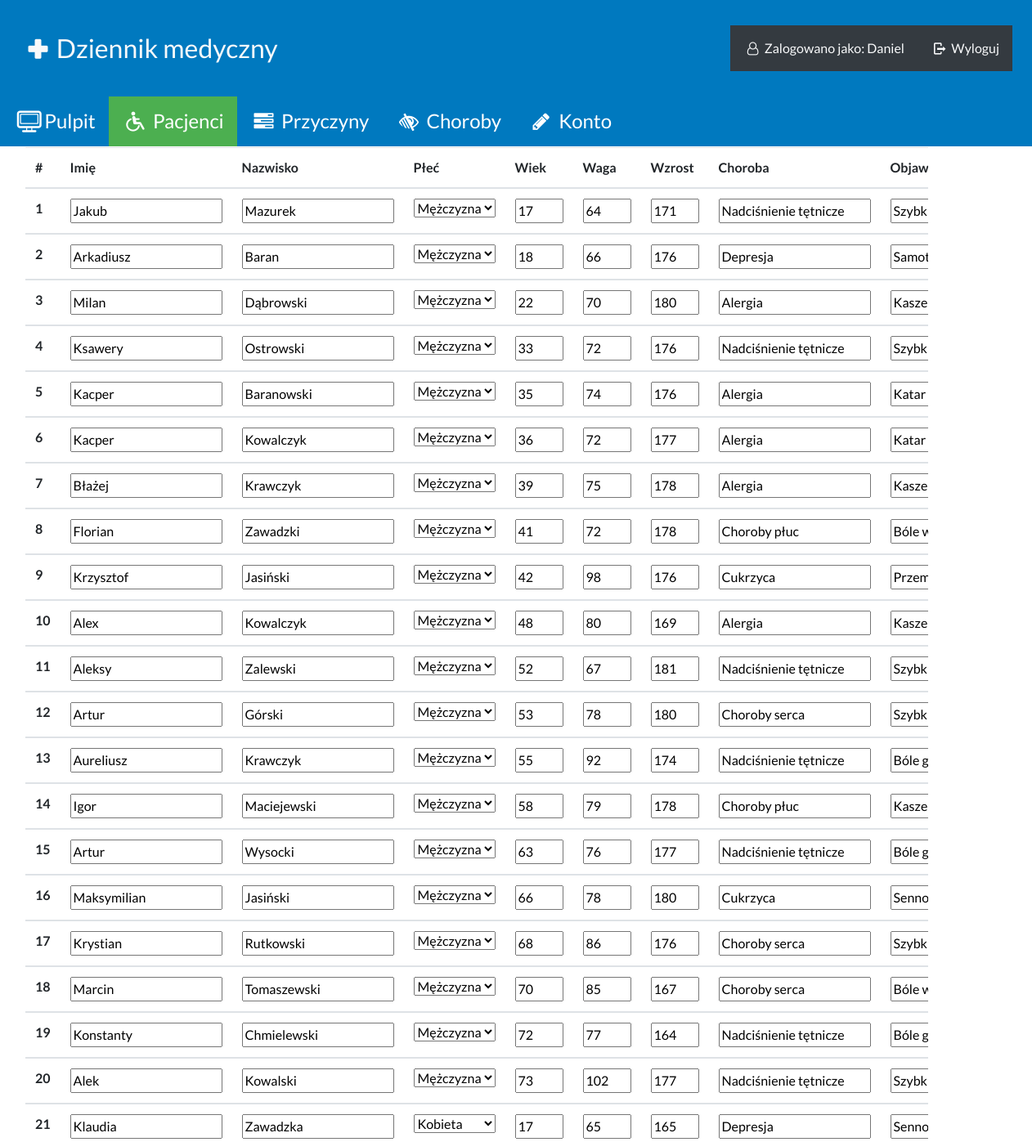
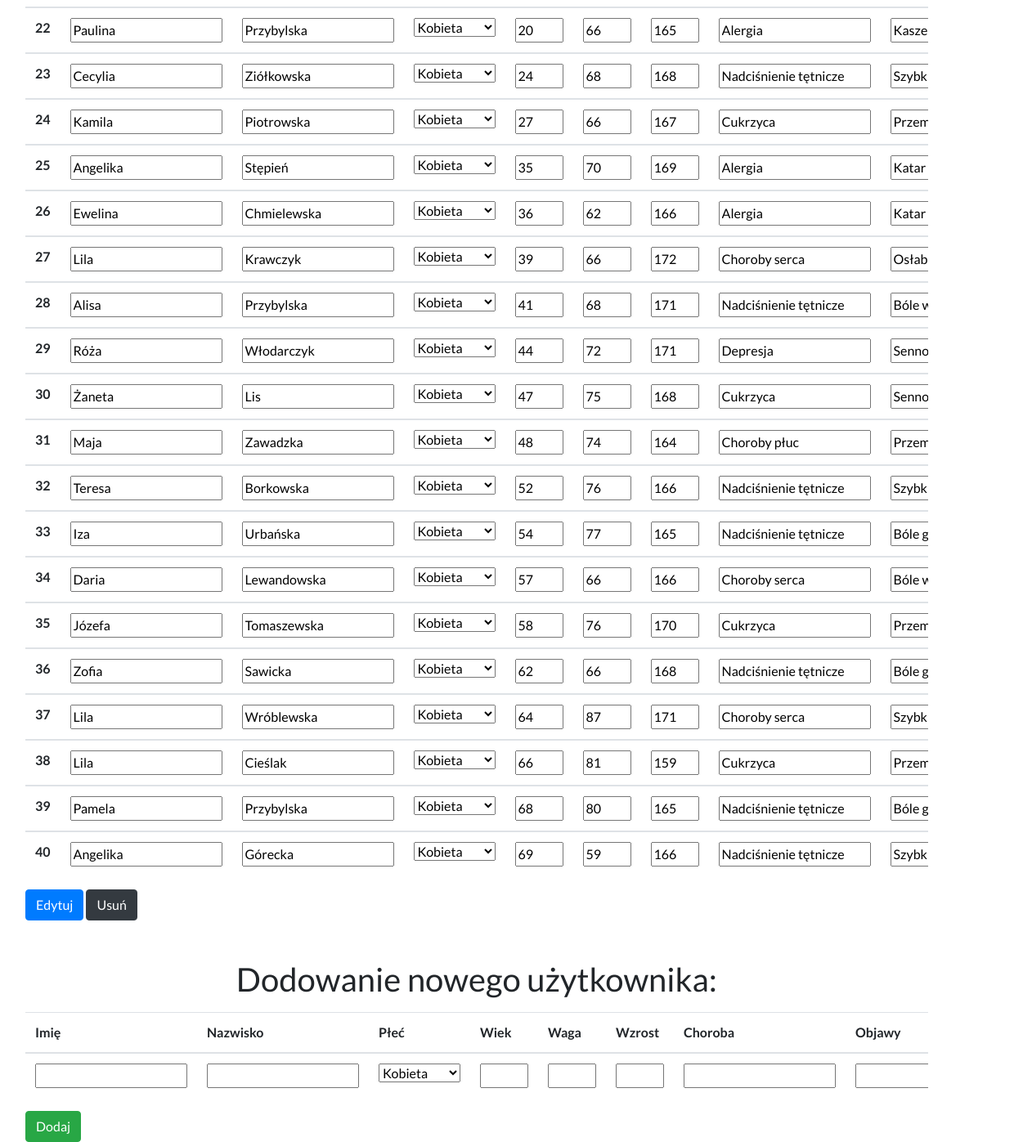
Page /subpages/patients.php (signed in) on the committed database (2 pictures, top to bottom).
### tables this page shows
CREATE TABLE `da_pacjenci` (
  `id` int(11) NOT NULL,
  `imie` text NOT NULL,
  `nazwisko` text NOT NULL,
  `sex` text NOT NULL,
  `wiek` int(11) NOT NULL,
  `waga` int(11) NOT NULL,
  `wzrost` int(11) NOT NULL,
  `choroba` text NOT NULL,
  `objawy` text NOT NULL,
  `przyczyny` text NOT NULL,
  `ID_User` int(11) NOT NULL
);

### subpages/Data.php (the view, shortened to what this page needs)
<!DOCTYPE html>
<html lang="pl">
<head>
    <link rel="stylesheet" href="../css/patients.css">
    <link rel="stylesheet" href="../css/bootstrap.min.css">
</head>
<body>
<?php
class Data
{
    public function showPatients()
    {
        $number = 1;
        include("config.php");
        $nickUser = $_SESSION['nick'];
        $resultID = $conn->query("SELECT id FROM da_users WHERE login ='$nickUser' ");
        while($row = $resultID->fetch_assoc())
            {
                $ID = $row["id"];
            }
        $result = $conn->query("SELECT * FROM da_pacjenci WHERE ID_User = '$ID'");
        print"<form method='POST' action='patients.php'>";
        print
        "
        <table class='table table-responsive'>
        <thead>
          <tr>
            <th scope='col'>#</th>
            <th scope='col'>Imię</th>
            <th scope='col'>Nazwisko</th>
            <th scope='col'>Płeć</th>
            <th scope='col'>Wiek</th>
            <th scope='col'>Waga</th>
            <th scope='col'>Wzrost</th>
            <th scope='col'>Choroba</th>
            <th scope='col'>Objawy</th>
            <th scope='col'>Przyczyny</th>
            <th scope='col'>Usunąć?</th>
          </tr>
        </thead>
        ";
        while($row = $result->fetch_assoc())
                {
                    $id = $row["id"];
                    $imie = $row["imie"];
                    $nazwisko = $row["nazwisko"];
                    $sex = $row["sex"];
                    $wiek = $row["wiek"];
                    $waga = $row["waga"];
                    $wzrost = $row["wzrost"];
                    $choroba = $row["choroba"];
                    $objawy = $row["objawy"];
                    $przyczyny = $row["przyczyny"];
                    print
                    "<tbody>
                    <tr>
                    <th scope='row'>" . $number++ . "</th>
                    <td>
                    <input type='text' value='$imie' name='imie[$id]' >
                    </td>
                    <td>
                    <input type='text'  value='$nazwisko' name='nazwisko[$id]'>
                    </td>
                    ";
                    if($sex == "M")
                    {
                        print
                        "
                        <td>
                        <select name='sex[$id]'>
                                <option value='M' selected>Mężczyzna</option>
                                <option value='K' >Kobieta</option>
                        </select>
                        </td>
                        ";
                    }
                    else
                    {
                        print
                        "
                        <td>
                        <select name='sex[$id]'>
                                <option value='M'>Mężczyzna</option>
                                <option value='K' selected>Kobieta</option>
                        </select>
                        </td>
                        ";
                    }
                    print
                    "
                    <td>
                    <input type='number' name='wiek[$id]' value='$wiek' min='0' max='150'>
                    </td>
                    <td>
                    <input type='number' value='$waga' name='waga[$id]' min='0' max='150'>
                    </td>
                    <td>
                    <input type='number' value='$wzrost' name='wzrost[$id]' min='0' max='230'>
                    </td>
                    <td>
                    <input type='text' value='$choroba' name='choroba[$id]'>
                    </td>
                    <td>
                    <input type='text' name='objawy[$id]' value='$objawy'>
                    </td>
                    <td>
                    <input type='text' value='$przyczyny' name='przyczyny[$id]'>
                    </td>
                    <td>&nbsp;&nbsp;&nbsp;&nbsp;
                    <input name='id[$id]' type='checkbox'>
                    </td>
                    </tr>
                    </tbody>
                    ";
                }
                print "</table>";
                print"
                <input class='btn btn-primary' type='submit' value='Edytuj' name='btn'>
                <input class='btn btn-dark' type='submit' value='Usuń' name='btnDelete'>
                ";
                print "</form>";
                print "<h1 class='mt-5 mb-3' style='text-align: center'>Dodowanie nowego użytkownika: </h1>";
                print "<form method='POST' onsubmit='return myFunction()'>";
                print
                "
                <table class='table table-responsive'>
                <thead>
                <tr>
                <th scope='col'>Imię</th>
                <th scope='col'>Nazwisko</th>
                <th scope='col'>Płeć</th>
                <th scope='col'>Wiek</th>
                <th scope='col'>Waga</th>
                <th scope='col'>Wzrost</th>
                <th scope='col'>Choroba</th>
                <th scope='col'>Objawy</th>
                <th scope='col'>Przyczyny</th>
                </tr>
                </thead>
                <tbody>
                <tr>
                <td>
                <input type='text' name='UserImie'>
                </td>
                <td>
                <input type='text'  name='UserNazwisko'>
                </td>
                <td>
                <select name='DA_usersex'>
                                <option value='M'>Mężczyzna</option>
                                <option value='K' selected>Kobieta</option>
                </select>
                </td>
                <td>
                <input type='number' name='UserWiek' min='0' max='150'>
                </td>
                <td>
                <input type='number'  name='UserWaga' min='0' max='150'>
                </td>
                <td>
                <input type='number' name='UserWzrost' min='0' max='230'>
                </td>
                <td>
                <input type='text'  name='UserChoroba'>
                </td>
                <td>
                <input type='text' name='UserObjawy'>
                </td>
                <td>
                <input type='text' name='UserPrzyczyny'>
                </td>
                </tr>
                </tbody>
                </table>
                <input class='btn btn-success' type='submit' value='Dodaj' name='addUser' id='addNewUser'>
                ";
                print "</form>";
    }
}
?>
</body>
</html>

### subpages/patients.php (shortened to what this page needs)
<?php
    include("Data.php");
?>
<!DOCTYPE html>
<html lang="pl">
<head>
	<link rel="stylesheet" href="../css/bootstrap.min.css">
	<link rel="stylesheet" href="../css/patients.css">
	<link rel="stylesheet" href="../css/fontello.css">
</head>
<body>
	<div class="container-fluid">
		<header>
			<nav class="navbar navbar-dark fixed-top navbar-expand-md p-4" style="background-color: #0079bf;">
				<a class="navbar-brand text-light py-3" href="panel.php"><span class="h2"><i
							class="demo-icon icon-hospital"></i>Dziennik medyczny</span></a>
				<div class="collapse navbar-collapse" id="mainmenu">
					<ul class="navbar-nav ml-auto">
						<li class="nav-item bg-dark p-2">
							<span class="nav-link text-light"><i class="demo-icon icon-user-o"></i>&nbsp;Zalogowano
								jako:
								<?php
								print$_SESSION["imie"];
								?>
								</span>
						</li>
						<li class="nav-item bg-dark p-2">
							<a class="nav-link text-light" href="logout.php"><i
									class="demo-icon icon-logout"></i>&nbsp;Wyloguj</a>
						</li>
					</ul>
				</div>
			</nav>
		</header>
		<div class="sidebar">
			<a href="panel.php"><span class="h4"><i class="demo-icon icon-desktop"></i>&nbsp;Pulpit</span></a>
			<a class="active" href="patients.php"><span class="h4"><i
						class="demo-icon icon-accessibility"></i>&nbsp;Pacjenci</span></a>
			<a href="przyczyny.php"><span class="h4"><i class="demo-icon icon-tasks"></i>&nbsp;Przyczyny</span></a>
			<a href="choroby.php"><span class="h4"><i class="demo-icon icon-low-vision"></i>&nbsp;Choroby</span></a>
			<a href="konto.php"><span class="h4"><i class="demo-icon icon-pencil"></i>&nbsp;Konto</span></a>
		</div>
	<div class="content">
	<?php
   $ShowPatients = new Data();
   $ShowPatients->showPatients();
?>
	</div>
	</div>
</body>
</html>

### css/patients.css (style rules this page uses)
* { font-family: 'Lato', sans-serif; }
body { margin: 0; overflow-x: hidden; }
.sidebar { margin-top: 118px; margin-left: -15px; padding: 0; width: 200px; background-color: #0079bf; position: fixed; height: 100%; overflow: auto; }
.sidebar a { display: block; color: #fff; padding: 16px; text-decoration: none; }
.sidebar a.active { background-color: #4CAF50; color: white; }
div.content { position: relative; top: 115px; left: 230px; width: 90vw; padding: 1px 16px; height: 1000px; }
@media screen and (max-width: 1855px) { div.content { left: 170px; } }
@media screen and (max-width: 1785px) { .sidebar { width: 107%; height: auto; position: relative; } }
@media screen and (max-width: 1785px) { .sidebar a { float: left; } }
@media screen and (max-width: 1785px) { div.content { top: 0px; left: 0px; } }

### rows in the picture
da_pacjenci: imie "Jakub", nazwisko "Mazurek", id "Mężczyzna", wiek "17", waga "64", wzrost "171", choroba "Nadciśnienie tętnicze", objawy "Szybkie zmęczenie"
da_pacjenci: imie "Arkadiusz", nazwisko "Baran", id "Mężczyzna", wiek "18", waga "66", wzrost "176", choroba "Depresja", objawy "Samotność"
da_pacjenci: imie "Milan", nazwisko "Dąbrowski", id "Mężczyzna", wiek "22", waga "70", wzrost "180", choroba "Alergia", objawy "Kaszel"
da_pacjenci: imie "Ksawery", nazwisko "Ostrowski", id "Mężczyzna", wiek "33", waga "72", wzrost "176", choroba "Nadciśnienie tętnicze", objawy "Szybkie zmęczenie"
da_pacjenci: imie "Kacper", nazwisko "Baranowski", id "Mężczyzna", wiek "35", waga "74", wzrost "176", choroba "Alergia", objawy "Katar"
da_pacjenci: imie "Kacper", nazwisko "Kowalczyk", id "Mężczyzna", wiek "36", waga "72", wzrost "177", choroba "Alergia", objawy "Katar"
da_pacjenci: imie "Błażej", nazwisko "Krawczyk", id "Mężczyzna", wiek "39", waga "75", wzrost "178", choroba "Alergia", objawy "Kaszel"
da_pacjenci: imie "Florian", nazwisko "Zawadzki", id "Mężczyzna", wiek "41", waga "72", wzrost "178", choroba "Choroby płuc", objawy "Bóle w klatce piersiowej"
da_pacjenci: imie "Krzysztof", nazwisko "Jasiński", id "Mężczyzna", wiek "42", waga "98", wzrost "176", choroba "Cukrzyca", objawy "Przemęczenie"
da_pacjenci: imie "Alex", nazwisko "Kowalczyk", id "Mężczyzna", wiek "48", waga "80", wzrost "169", choroba "Alergia", objawy "Kaszel"
da_pacjenci: imie "Aleksy", nazwisko "Zalewski", id "Mężczyzna", wiek "52", waga "67", wzrost "181", choroba "Nadciśnienie tętnicze", objawy "Szybkie zmęczenie"
da_pacjenci: imie "Artur", nazwisko "Górski", id "Mężczyzna", wiek "53", waga "78", wzrost "180", choroba "Choroby serca", objawy "Szybkie zmęczenie"
da_pacjenci: imie "Aureliusz", nazwisko "Krawczyk", id "Mężczyzna", wiek "55", waga "92", wzrost "174", choroba "Nadciśnienie tętnicze", objawy "Bóle głowy"
da_pacjenci: imie "Igor", nazwisko "Maciejewski", id "Mężczyzna", wiek "58", waga "79", wzrost "178", choroba "Choroby płuc", objawy "Kaszel"
da_pacjenci: imie "Artur", nazwisko "Wysocki", id "Mężczyzna", wiek "63", waga "76", wzrost "177", choroba "Nadciśnienie tętnicze", objawy "Bóle głowy"
da_pacjenci: imie "Maksymilian", nazwisko "Jasiński", id "Mężczyzna", wiek "66", waga "78", wzrost "180", choroba "Cukrzyca", objawy "Senność"
da_pacjenci: imie "Krystian", nazwisko "Rutkowski", id "Mężczyzna", wiek "68", waga "86", wzrost "176", choroba "Choroby serca", objawy "Szybkie zmęczenie"
da_pacjenci: imie "Marcin", nazwisko "Tomaszewski", id "Mężczyzna", wiek "70", waga "85", wzrost "167", choroba "Choroby serca", objawy "Bóle w klatce piersiowej"
da_pacjenci: imie "Konstanty", nazwisko "Chmielewski", id "Mężczyzna", wiek "72", waga "77", wzrost "164", choroba "Nadciśnienie tętnicze", objawy "Bóle głowy"
da_pacjenci: imie "Alek", nazwisko "Kowalski", id "Mężczyzna", wiek "73", waga "102", wzrost "177", choroba "Nadciśnienie tętnicze", objawy "Szybkie zmęczenie"
da_pacjenci: imie "Klaudia", nazwisko "Zawadzka", id "Kobieta", wiek "17", waga "65", wzrost "165", choroba "Depresja", objawy "Senność"
da_pacjenci: imie "Paulina", nazwisko "Przybylska", id "Kobieta", wiek "20", waga "66", wzrost "165", choroba "Alergia", objawy "Kaszel"
da_pacjenci: imie "Cecylia", nazwisko "Ziółkowska", id "Kobieta", wiek "24", waga "68", wzrost "168", choroba "Nadciśnienie tętnicze", objawy "Szybkie zmęczenie"
da_pacjenci: imie "Kamila", nazwisko "Piotrowska", id "Kobieta", wiek "27", waga "66", wzrost "167", choroba "Cukrzyca", objawy "Przemęczenie"
da_pacjenci: imie "Angelika", nazwisko "Stępień", id "Kobieta", wiek "35", waga "70", wzrost "169", choroba "Alergia", objawy "Katar"
da_pacjenci: imie "Ewelina", nazwisko "Chmielewska", id "Kobieta", wiek "36", waga "62", wzrost "166", choroba "Alergia", objawy "Katar"
da_pacjenci: imie "Lila", nazwisko "Krawczyk", id "Kobieta", wiek "39", waga "66", wzrost "172", choroba "Choroby serca", objawy "Osłabienie"
da_pacjenci: imie "Alisa", nazwisko "Przybylska", id "Kobieta", wiek "41", waga "68", wzrost "171", choroba "Nadciśnienie tętnicze", objawy "Bóle w klatce piersiowej"
da_pacjenci: imie "Róża", nazwisko "Włodarczyk", id "Kobieta", wiek "44", waga "72", wzrost "171", choroba "Depresja", objawy "Senność"
da_pacjenci: imie "Żaneta", nazwisko "Lis", id "Kobieta", wiek "47", waga "75", wzrost "168", choroba "Cukrzyca", objawy "Senność"
da_pacjenci: imie "Maja", nazwisko "Zawadzka", id "Kobieta", wiek "48", waga "74", wzrost "164", choroba "Choroby płuc", objawy "Przemęczenie"
da_pacjenci: imie "Teresa", nazwisko "Borkowska", id "Kobieta", wiek "52", waga "76", wzrost "166", choroba "Nadciśnienie tętnicze", objawy "Szybkie zmęczenie"
da_pacjenci: imie "Iza", nazwisko "Urbańska", id "Kobieta", wiek "54", waga "77", wzrost "165", choroba "Nadciśnienie tętnicze", objawy "Bóle głowy"
da_pacjenci: imie "Daria", nazwisko "Lewandowska", id "Kobieta", wiek "57", waga "66", wzrost "166", choroba "Choroby serca", objawy "Bóle w klatce piersiowej"
da_pacjenci: imie "Józefa", nazwisko "Tomaszewska", id "Kobieta", wiek "58", waga "76", wzrost "170", choroba "Cukrzyca", objawy "Przemęczenie"
da_pacjenci: imie "Zofia", nazwisko "Sawicka", id "Kobieta", wiek "62", waga "66", wzrost "168", choroba "Nadciśnienie tętnicze", objawy "Bóle głowy"
da_pacjenci: imie "Lila", nazwisko "Wróblewska", id "Kobieta", wiek "64", waga "87", wzrost "171", choroba "Choroby serca", objawy "Szybkie zmęczenie"
da_pacjenci: imie "Lila", nazwisko "Cieślak", id "Kobieta", wiek "66", waga "81", wzrost "159", choroba "Cukrzyca", objawy "Przemęczenie"
da_pacjenci: imie "Pamela", nazwisko "Przybylska", id "Kobieta", wiek "68", waga "80", wzrost "165", choroba "Nadciśnienie tętnicze", objawy "Bóle głowy"
da_pacjenci: imie "Angelika", nazwisko "Górecka", id "Kobieta", wiek "69", waga "59", wzrost "166", choroba "Nadciśnienie tętnicze", objawy "Szybkie zmęczenie"

### other values in the picture
$_SESSION["imie"] "Daniel"
